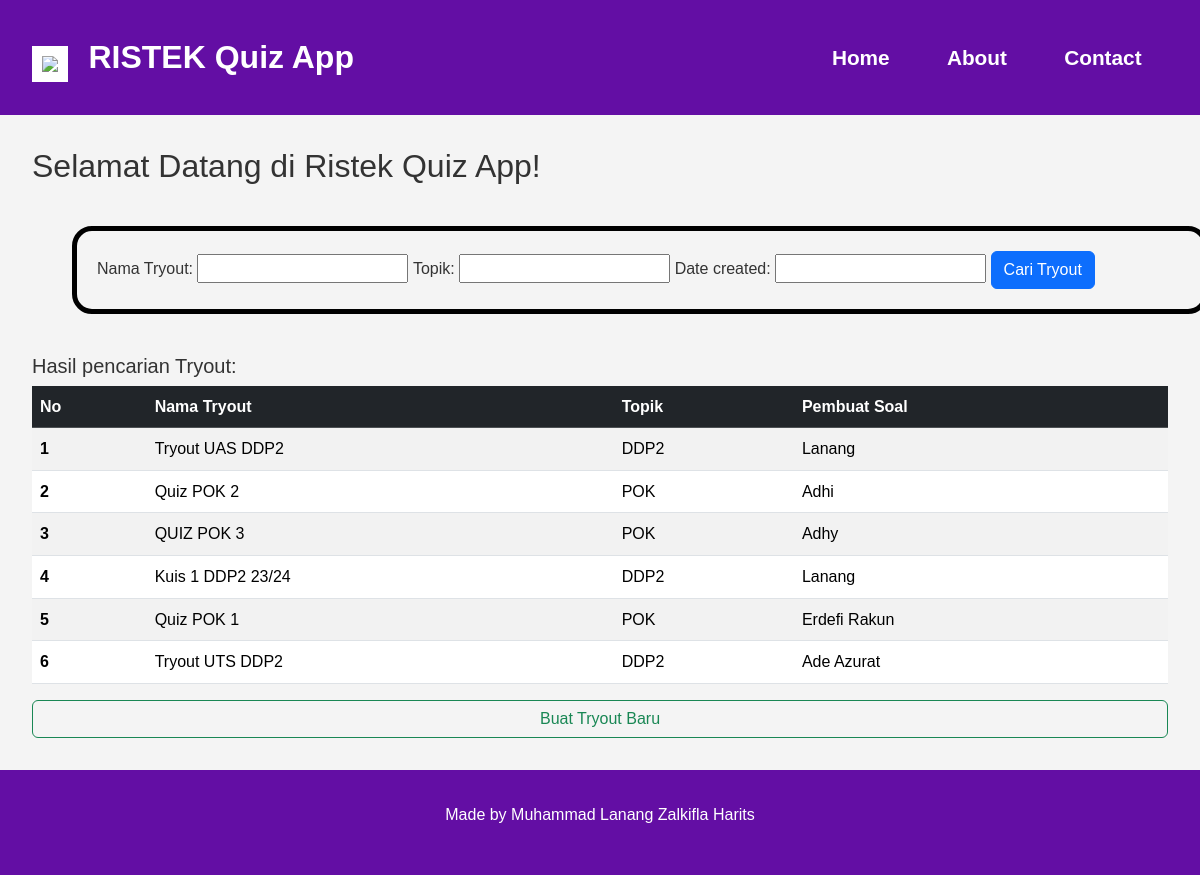
The page / on the database its author committed.
### quizapp/models.py (models this page shows, shortened)
class Tryout(models.Model):
    name = models.CharField(
        max_length=30,
        verbose_name="Nama Tryout",
        validators=[MinLengthValidator(2, "Nama Tryout harus memiliki minimal 2 karakter")]
    )
    subject = models.CharField(
        max_length=30,
        verbose_name="Topik",
        validators=[MinLengthValidator(2, "Subject Tryout harus memiliki minimal 2 karakter")]
    )
    maximum_score = models.IntegerField(
        verbose_name="Skor Maksimum",
        validators=[MinValueValidator(100, "Minimal nilainya 100 lah pak")]
    )
    quiz_author = models.CharField(
        max_length=30,
        verbose_name="Pembuat Soal",
        validators=[MinLengthValidator(3, "Nama pembuat soal harus memiliki minimal 2 karakter")]
    )
    date_created = models.DateTimeField(
        auto_now_add=True
    )
    question_count = models.IntegerField(
        verbose_name="Jumlah Soal",
        default=0
    )

### quizapp/views.py (the view)
# urls.py: path('', views.MainView.as_view(), name="home"),
class MainView(View):
    def get(self, request):
        tryout_list = Tryout.objects.all()
        tryout_filter = TryoutFilter(request.GET, queryset=tryout_list)
        tryout_list_filtered = tryout_filter.qs
        ctx = {'tryout_list': tryout_list_filtered, 'tryout_filter': tryout_filter}
        return render(request, 'quizapp/home.html', ctx)

### quizapp/templates/quizapp/home.html
{% extends "base.html" %}
{% block content %}
    <h2>Selamat Datang di Ristek Quiz App!</h2>
    <div class="container-md" style="border: 5px solid black; padding: 20px; margin: 40px; border-radius: 20px">
        <form method="get">
            {{ tryout_filter.form }}
            <button type="submit" type="button" class="btn btn-primary"> Cari Tryout </button>
        </form>
    </div>
    {% if tryout_list %}
        <h5> Hasil pencarian Tryout: </h5>
        <table class="table table-striped" id="quiz_list">
            <thead>
                <th scope="col" class="table-dark">No</th>
                <th scope="col" class="table-dark">Nama Tryout</th>
                <th scope="col" class="table-dark">Topik</th>
                <th scope="col" class="table-dark">Pembuat Soal</th>
            </thead>
            <tbody>
            {% for tryout in tryout_list %}
                <tr>
                    <th scope="row"> {{ forloop.counter }} </th>
                    <td> <a href="{% url 'view_quiz' tryout.id %}" style="text-decoration:none; color:inherit;"> {{tryout.name}} </a> </td>
                    <td> <a href="{% url 'view_quiz' tryout.id %}" style="text-decoration:none; color:inherit;"> {{tryout.subject}} </a> </td>
                    <td> <a href="{% url 'view_quiz' tryout.id %}" style="text-decoration:none; color:inherit;"> {{tryout.quiz_author}} </a></td>
                </tr>
            {% endfor %}
            </tbody>
        </table>
    {% else %}
        <h3> Tidak ada tryout yang tersedia. </h3>
    {% endif %}
        <div class="d-grid gap-2  mx-auto">
            <a href="{% url 'create_quiz' %}" type="button" class="btn btn-outline-success"> Buat Tryout Baru </a>
      </div>
{% endblock %}

### quizapp/templates/base.html (style rules this page uses)
* { margin: 0; padding: 0; box-sizing: border-box; }
body { font-family: Arial, sans-serif; line-height: 1.6; background-color: #f4f4f4; color: #333; }
td a { display: block; }

### rows shown on the page
Tryout: name "Tryout UAS DDP2", subject "DDP2", quiz_author "Lanang"
Tryout: name "Quiz POK 2", subject "POK", quiz_author "Adhi"
Tryout: name "QUIZ POK 3", subject "POK", quiz_author "Adhy"
Tryout: name "Kuis 1 DDP2 23/24", subject "DDP2", quiz_author "Lanang"
Tryout: name "Quiz POK 1", subject "POK", quiz_author "Erdefi Rakun"
Tryout: name "Tryout UTS DDP2", subject "DDP2", quiz_author "Ade Azurat"
